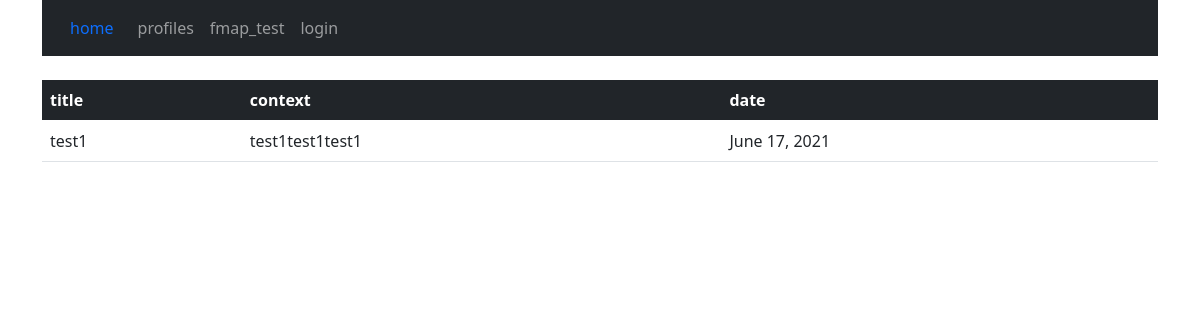
Page /profiles/ on the earlier database version.
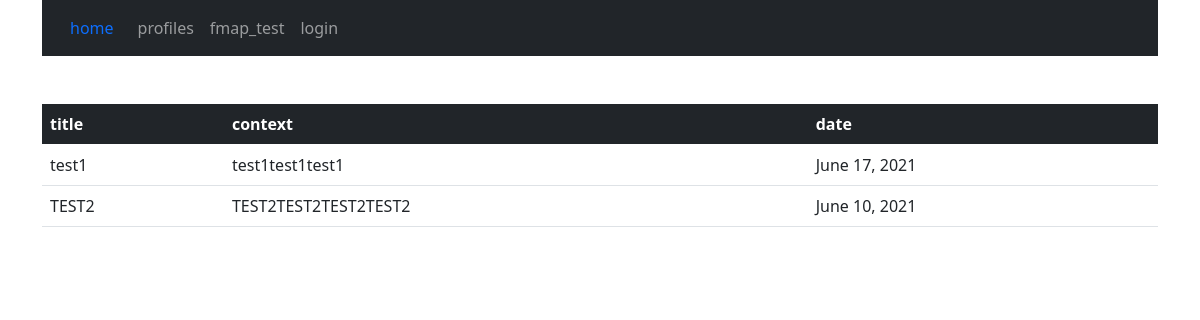
Same page on the later database version.
### profiles/models.py (models this page shows)
class Profile(models.Model):
    title = models.TextField()
    context = models.TextField()
    date = models.DateField()

### profiles/views.py (the view)
# urls.py: path('profiles/', profile_view),
def profile_view(request,*args, **kwargs):
    context = {
        "profiles" : Profile.objects.all()
    }
    return render(request,"profiles/profile_detail.html",context)

### templates/profiles/profile_detail.html (shortened to what this page needs)
{% extends "base.html" %}
{% block content %}
    <table class="table table table-hover">
        <thead class="table-dark">
            <tr>
                <th>title</th>
                <th>context</th>
                <th>date</th>
            </tr>
        </thead>
        <tbody class="tbody">
            {% for profile in profiles %}
                <tr>
                    <td>{{ profile.title }}</td>
                    <td>{{ profile.context }}</td>
                    <td>{{ profile.date }}</td>
                </tr>
            {%endfor%}
        </tbody>
    </table>
{% endblock %}

### templates/base.html (shortened to what this page needs)
<!doctype html>
<html>
    <head>
        <link href="https://cdn.jsdelivr.net/npm/bootstrap@5.0.1/dist/css/bootstrap.min.css" rel="stylesheet">
        {% include "header.html"%}
    </head>
    <body class='container'>
        <div>
            {% block content %}{% endblock %}
        </div>
    </body>
</html>

### templates/header.html (shortened to what this page needs)
<nav class="navbar navbar-expand-lg navbar-dark bg-dark">
    <div class="container-fluid">
        <a class="nav-link" href="../" >home</a>
        <div class="collapse navbar-collapse" id="navbarSupportedContent">
            <ul class="navbar-nav me-auto mb-2 mb-lg-0">
                <li class="nav-item">
                    <a class="nav-link" href="../profiles/" >profiles</a>
                </li>
                <li class="nav-item">
                    <a class="nav-link" href="../fmap/" >fmap_test</a>
                </li>
                <li class="nav-item">
                    <a class="nav-link" href="../admin/" >login</a>
                </li>
            </ul>
        </div>
    </div>
</nav>

Differences in the rows shown:
added Profile: title "TEST2", context "TEST2TEST2TEST2TEST2", date "June 10, 2021"
